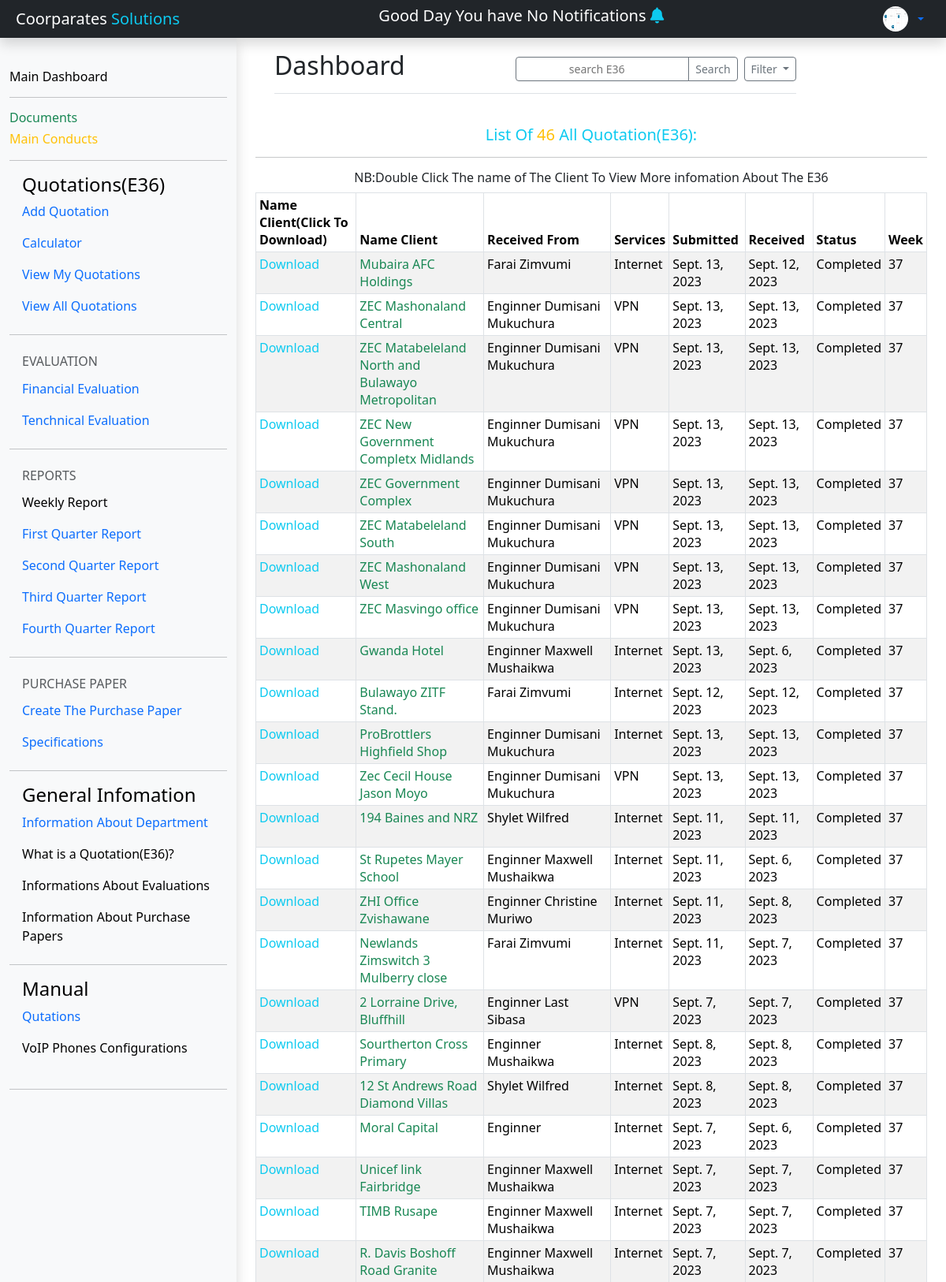
/dashboard/ViewQuotation (upper part), run on the app's committed database.
### e36/models.py (models this page shows, shortened)
class Quotation(models.Model):
	name = [('VPN','VPN'),('Internet','Leased Line(Fibre)/Internet'),('VoIP','VoIP')]
	status = [('Completed','Completed'),('Pending','Pending')]
	File = models.FileField(_("E36"), upload_to='', max_length=100,null=True)
	NameClient = models.CharField(max_length=50,null=True,blank=True)
	City = models.CharField(max_length=50,null=True,blank=True)
	Total = models.DecimalField(_("Total"), max_digits=10, decimal_places=2,null=True,blank=True)
	Status = models.CharField( max_length=50,choices=status,null = True)
	Type = models.CharField(max_length=50,null=True,blank=True,choices=name)
	DateReceived=models.DateField(null=True, auto_now=False, auto_now_add=False )
	DateSubmited= models.DateField(null=True, auto_now=False, auto_now_add=False,blank =True)
	TimeRecived = models.TimeField(_("Time Received"), auto_now=False, auto_now_add=False, null=True,blank=True)
	TimeSubmitted = models.TimeField(_("TimeSubmited"), auto_now=False, auto_now_add=False ,blank =True,null=True)
	created = models.DateTimeField(_("created at"), auto_now=True, auto_now_add=False ,null=True)
	updated = models.DateTimeField(null=True,auto_now=False,auto_now_add=True)
	Receivedfrom = models.CharField(_("Name of te Enginner WhomGive you The E36"),default='Enginner ' ,max_length=50)
	comments = models.TextField(_("Comments"),null =True,blank=True)
	WeekReport = models.IntegerField(_("Weekly report"),null=True)
	created_by = models.ForeignKey(User,  on_delete=models.CASCADE ,null=True,blank=True)
	image = models.ImageField(upload_to = 'picture' ,null=True, blank = True)
	survey = models.BooleanField(null = True ,default=False)
	@property
	def FileUrl(self):
		try:
			url = self.File.url
		except:
				url = ''
		return url
	class meta:
		ordering = ('-created',)

### e36/views.py (the view)
# urls.py: path('ViewQuotation',views.ViewQoute , name='viewE36'),
def ViewQoute(request):
    content ={}
    content ={
      'E36':E36,
      'count':count
   }
    return render(request,'viewQoute.html',content)

### Templates/viewQoute.html (shortened to what this page needs)
{% extends 'dashboard.html' %}
 {%block content%}
 {%load static%}
 {% load crispy_forms_tags %}
<head>
</head>
<body>
<main class="col-md-9 col-lg-10 align-content-center px-md-4"
     style="width: 75%">
     <main class="col-md-9  col-lg-10 px-md-4">
      <div class="d-flex justify-content-between flex-wrap flex-md-nowrap align-items-center pt-3 pb-2 mb-3 border-bottom">
        <h1 class="h2">Dashboard</h1>
        <div class="btn-toolbar mb-2 mb-md-0">
          <div class="btn-group me-2">
            <input type="search"  placeholder="search E36" class="btn btn-sm btn-outline-secondary"></input>
            <button type="button" class="btn btn-sm btn-outline-secondary">Search</button>
          </div>
          <button type="button" class="btn btn-sm btn-outline-secondary dropdown-toggle">
            Filter
          </button>
        </div>
      </div>
  </main>
          <div class=" text-start mt-1"
          >
          <br>
              <div class=" text-center">
                <h5  class=" text-info">List Of <span class="text-warning  fs-5">{{count}}</span>  All Quotation(E36): </h5> <hr>
                  <h6>NB:Double Click The name of The Client To View More infomation About The E36</h6>
              </div>
        <table class="table table-bordered table-striped table-sm">
          <thead>
            <tr class="bg-info">
              <th scope="col">Name Client(Click To Download)</th>
              <th scope="col">Name Client</th>
              <th scope="col">Received From </th>
              <th scope="col">Services</th>
               <th scope="col">Submitted</th>
              <th scope="col">Received</th>
              <th scope="col">Status</th>
              <th scope="col">Week</th>
            </tr>
          </thead>
          <tbody>
            {% for data  in E36 %}
            {%if data.Status == 'Completed'%}
            <tr >
              <td><a class="nav-link .navs-link fs-6 text-info" href="{{data.FileUrl}}">Download</a></td>
              <td  ><a class="text-success nav-link navs-link fs-6" href="{% url 'DetailedE36' data.id %}">{{data.NameClient}}</a></td>
              <td >{{data.Receivedfrom}}</td>
              <td>{{data.Type}}</td>
              <td>{{data.DateSubmited}}</td>
              <td>{{data.DateReceived}} </td>
              <td>{{data.Status}}</td>
               <td>{{data.WeekReport}}</td>
              {%endif%}
            </tr>
            {%endfor%}
          </tbody>
        </table>
          </div>
          <br>
          <br>
 </main>
</body>
{%endblock content%}

### data on the page
Quotation: NameClient "Mubaira AFC Holdings", Receivedfrom "Farai Zimvumi", Type "Internet", DateSubmited "Sept. 13, 2023", DateReceived "Sept. 12, 2023", Status "Completed", WeekReport "37"
Quotation: NameClient "ZEC Mashonaland Central", Receivedfrom "Enginner Dumisani Mukuchura", Type "VPN", DateSubmited "Sept. 13, 2023", DateReceived "Sept. 13, 2023", Status "Completed", WeekReport "37"
Quotation: NameClient "ZEC Matabeleland North and Bulawayo Metropolitan", Receivedfrom "Enginner Dumisani Mukuchura", Type "VPN", DateSubmited "Sept. 13, 2023", DateReceived "Sept. 13, 2023", Status "Completed", WeekReport "37"
Quotation: NameClient "ZEC New Government Completx Midlands", Receivedfrom "Enginner Dumisani Mukuchura", Type "VPN", DateSubmited "Sept. 13, 2023", DateReceived "Sept. 13, 2023", Status "Completed", WeekReport "37"
Quotation: NameClient "ZEC Government Complex", Receivedfrom "Enginner Dumisani Mukuchura", Type "VPN", DateSubmited "Sept. 13, 2023", DateReceived "Sept. 13, 2023", Status "Completed", WeekReport "37"
Quotation: NameClient "ZEC Matabeleland South", Receivedfrom "Enginner Dumisani Mukuchura", Type "VPN", DateSubmited "Sept. 13, 2023", DateReceived "Sept. 13, 2023", Status "Completed", WeekReport "37"
Quotation: NameClient "ZEC Mashonaland West", Receivedfrom "Enginner Dumisani Mukuchura", Type "VPN", DateSubmited "Sept. 13, 2023", DateReceived "Sept. 13, 2023", Status "Completed", WeekReport "37"
Quotation: NameClient "ZEC Masvingo office", Receivedfrom "Enginner Dumisani Mukuchura", Type "VPN", DateSubmited "Sept. 13, 2023", DateReceived "Sept. 13, 2023", Status "Completed", WeekReport "37"
Quotation: NameClient "Gwanda Hotel", Receivedfrom "Enginner Maxwell Mushaikwa", Type "Internet", DateSubmited "Sept. 13, 2023", DateReceived "Sept. 6, 2023", Status "Completed", WeekReport "37"
Quotation: NameClient "Bulawayo ZITF Stand.", Receivedfrom "Farai Zimvumi", Type "Internet", DateSubmited "Sept. 12, 2023", DateReceived "Sept. 12, 2023", Status "Completed", WeekReport "37"
Quotation: NameClient "ProBrottlers Highfield Shop", Receivedfrom "Enginner Dumisani Mukuchura", Type "Internet", DateSubmited "Sept. 13, 2023", DateReceived "Sept. 13, 2023", Status "Completed", WeekReport "37"
Quotation: NameClient "Zec Cecil House Jason Moyo", Receivedfrom "Enginner Dumisani Mukuchura", Type "VPN", DateSubmited "Sept. 13, 2023", DateReceived "Sept. 13, 2023", Status "Completed", WeekReport "37"
Quotation: NameClient "194 Baines and NRZ", Receivedfrom "Shylet Wilfred", Type "Internet", DateSubmited "Sept. 11, 2023", DateReceived "Sept. 11, 2023", Status "Completed", WeekReport "37"
Quotation: NameClient "St Rupetes Mayer School", Receivedfrom "Enginner Maxwell Mushaikwa", Type "Internet", DateSubmited "Sept. 11, 2023", DateReceived "Sept. 6, 2023", Status "Completed", WeekReport "37"
Quotation: NameClient "ZHI Office Zvishawane", Receivedfrom "Enginner Christine Muriwo", Type "Internet", DateSubmited "Sept. 11, 2023", DateReceived "Sept. 8, 2023", Status "Completed", WeekReport "37"
Quotation: NameClient "Newlands Zimswitch 3 Mulberry close", Receivedfrom "Farai Zimvumi", Type "Internet", DateSubmited "Sept. 11, 2023", DateReceived "Sept. 7, 2023", Status "Completed", WeekReport "37"
Quotation: NameClient "2 Lorraine Drive, Bluffhill", Receivedfrom "Enginner Last Sibasa", Type "VPN", DateSubmited "Sept. 7, 2023", DateReceived "Sept. 7, 2023", Status "Completed", WeekReport "37"
Quotation: NameClient "Sourtherton Cross Primary", Receivedfrom "Enginner Mushaikwa", Type "Internet", DateSubmited "Sept. 8, 2023", DateReceived "Sept. 8, 2023", Status "Completed", WeekReport "37"
Quotation: NameClient "12 St Andrews Road Diamond Villas", Receivedfrom "Shylet Wilfred", Type "Internet", DateSubmited "Sept. 8, 2023", DateReceived "Sept. 8, 2023", Status "Completed", WeekReport "37"
Quotation: NameClient "Moral Capital", Receivedfrom "Enginner", Type "Internet", DateSubmited "Sept. 7, 2023", DateReceived "Sept. 6, 2023", Status "Completed", WeekReport "37"
Quotation: NameClient "Unicef link Fairbridge", Receivedfrom "Enginner Maxwell Mushaikwa", Type "Internet", DateSubmited "Sept. 7, 2023", DateReceived "Sept. 7, 2023", Status "Completed", WeekReport "37"
Quotation: NameClient "TIMB Rusape", Receivedfrom "Enginner Maxwell Mushaikwa", Type "Internet", DateSubmited "Sept. 7, 2023", DateReceived "Sept. 7, 2023", Status "Completed", WeekReport "37"
Quotation: NameClient "R. Davis Boshoff Road Granite", Receivedfrom "Enginner Maxwell Mushaikwa", Type "Internet", DateSubmited "Sept. 7, 2023", DateReceived "Sept. 7, 2023", Status "Completed", WeekReport "37"

### other printed values
{{ count }} "46"
